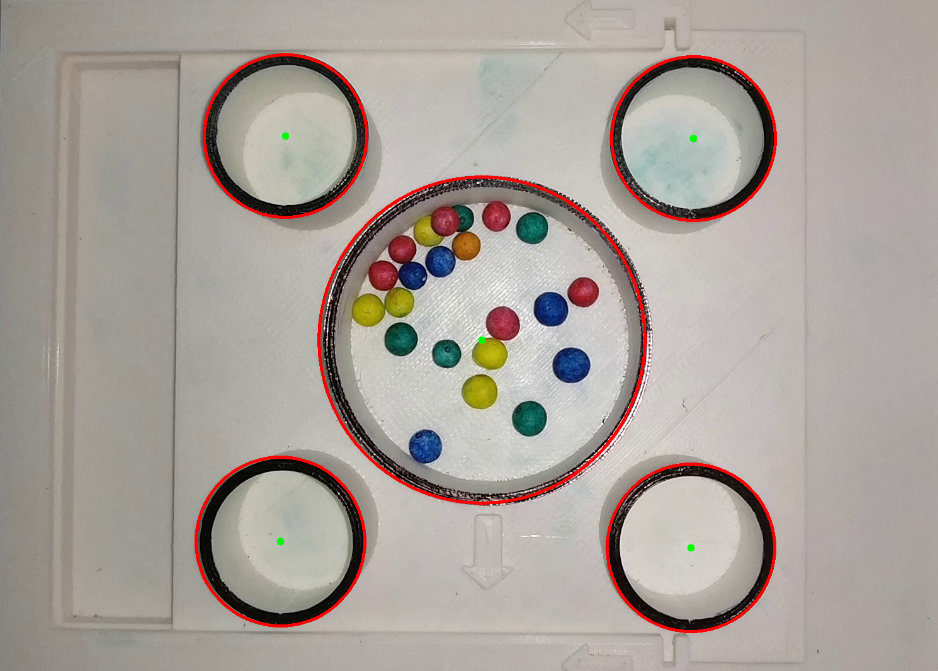
#> input picture images/hough_1.png, 938 x 671 px, given in place of sorting_1.mp4, which was not available
$ python object_tracking_stable_3.py
#> lines starting #> are read from the running program, lines starting #| are printed output that depends on the picture; pictures that were not available may be replaced by others from this repository, and a replacement may not be noted
### pockets.py
import numpy as np


class Pocket(object):
    def __init__(self, name, center, radius):
        self.name = name
        self.center = center
        self.radius = radius
        pass

### object_tracking_stable_3.py
import cv2.cv2 as cv
import numpy as np
import pockets as P
from kalmanfilter import KalmanFilter


def create_pocs():
    cam = cv.VideoCapture("sorting_1.mp4")

    ret, frame = cam.read()
#> frame is the input picture: shape (671, 938, 3); mean B, G, R 154.8, 160.8, 169.4

    Frame_width = frame.shape[1]
#> Frame_width = 938
    Frame_height = frame.shape[0]
#> Frame_height = 671
    cimg = cv.cvtColor(frame, cv.COLOR_BGR2GRAY)
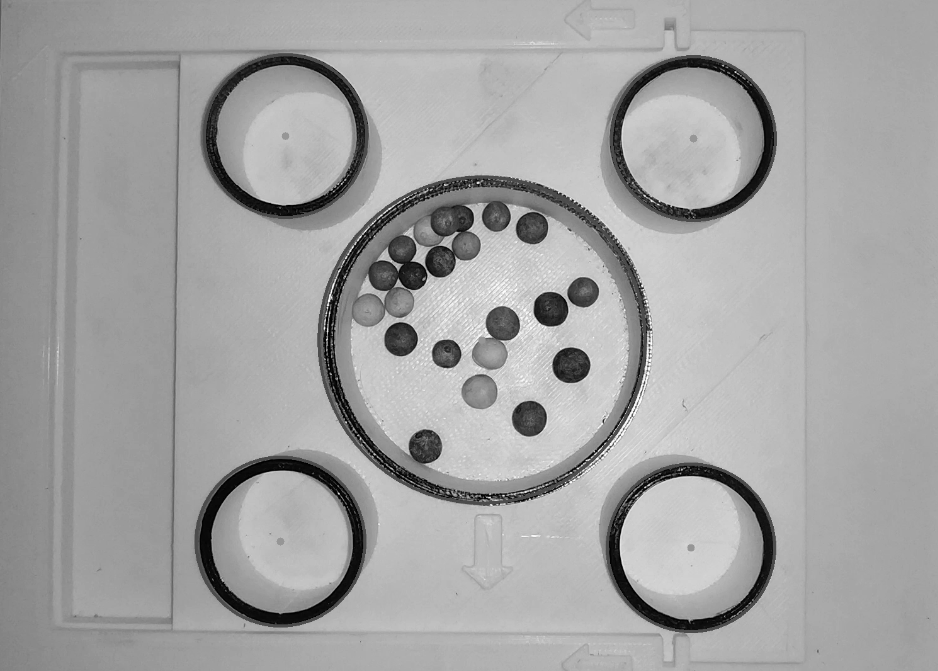
#> cimg: shape (671, 938); min 0, max 254, mean 162.7
    img_blur = cv.medianBlur(cimg, 11)
    circles = cv.HoughCircles(img_blur, cv.HOUGH_GRADIENT, 1, 200, param1=50, param2=30, minRadius=100, maxRadius=300)
#> circles = [[482.5, 340.5, 165.3], [224.5, 456.5, 172.7], [273.5, 177.5, 114.6], [712.5, 164.5, 112.6], [666.5, 572.5, 119]]
    detected_circles = np.around(circles)
#> detected_circles = [[482, 340, 165], [224, 456, 173], [274, 178, 115], [712, 164, 113], [666, 572, 119]]
    d_c = np.array(detected_circles[0].astype(int))
#> d_c has the same summary as detected_circles


    if len(d_c) > 5:
        raise ValueError("Too many pockets detected")

    s_i = np.argmax(d_c[:, 2])
#> s_i = 1
    s_poc = P.Pocket("Source", (d_c[s_i, 0], d_c[s_i, 1]), d_c[s_i, 2])
#> in __init__, `self.center = center`: self.center = (224, 456)
#> in __init__, `self.radius = radius`: self.radius = 173
    for i in range(5):
        if i == s_i:
            continue
        elif d_c[i, 0] < s_poc.center[0] and d_c[i, 1] < s_poc.center[1]:
            g_poc = P.Pocket("Green", (d_c[i, 0], d_c[i, 1]), d_c[i, 2])
        elif d_c[i, 0] < s_poc.center[0] and d_c[i, 1] > s_poc.center[1]:
            r_poc = P.Pocket("Red", (d_c[i, 0], d_c[i, 1]), d_c[i, 2])
        elif d_c[i, 0] > s_poc.center[0] and d_c[i, 1] < s_poc.center[1]:
            y_poc = P.Pocket("Yellow", (d_c[i, 0], d_c[i, 1]), d_c[i, 2])
        else:
            b_poc = P.Pocket("Blue", (d_c[i, 0], d_c[i, 1]), d_c[i, 2])
#> this loop made 5 passes

    cam.release()

#> (the run stopped early here; a loop or call above may not have finished)

$ run again, on images/localised_obj.png
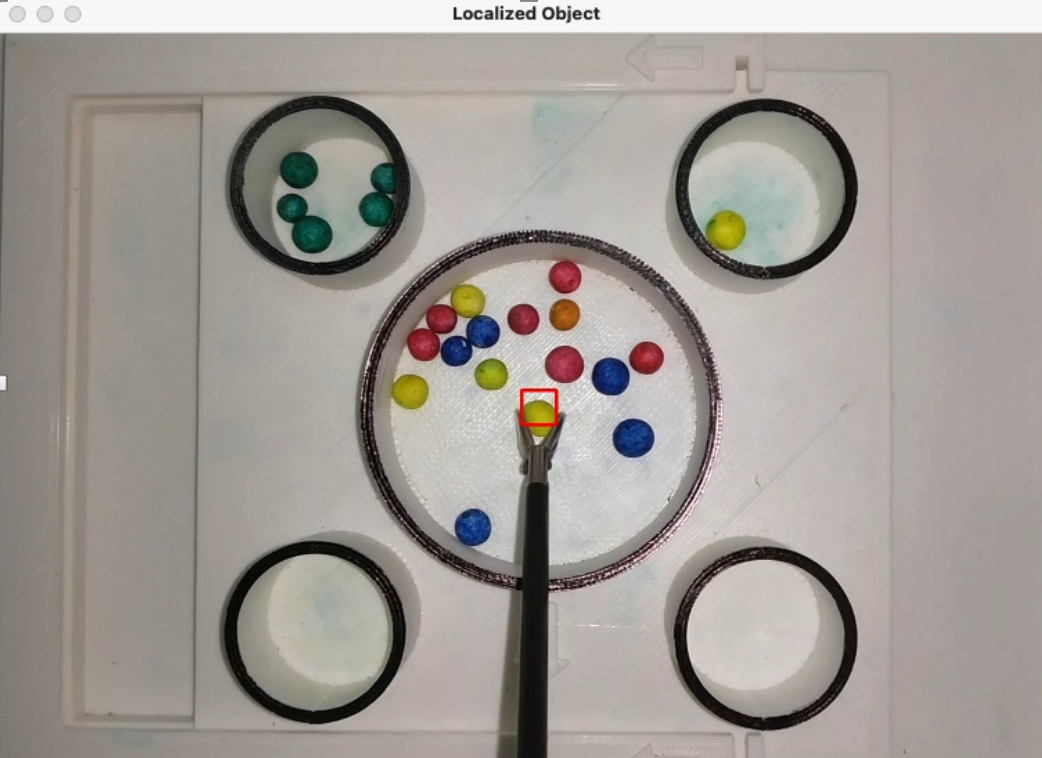
#> input picture images/localised_obj.png, 1042 x 758 px, given in place of sorting_1.mp4, which was not available
#> in create_pocs, frame is the input picture: shape (758, 1042, 3); mean B, G, R 150.3, 155.7, 161.2
#> in create_pocs, `cimg = cv.cvtColor(frame, cv.COLOR_BGR2GRAY)`:
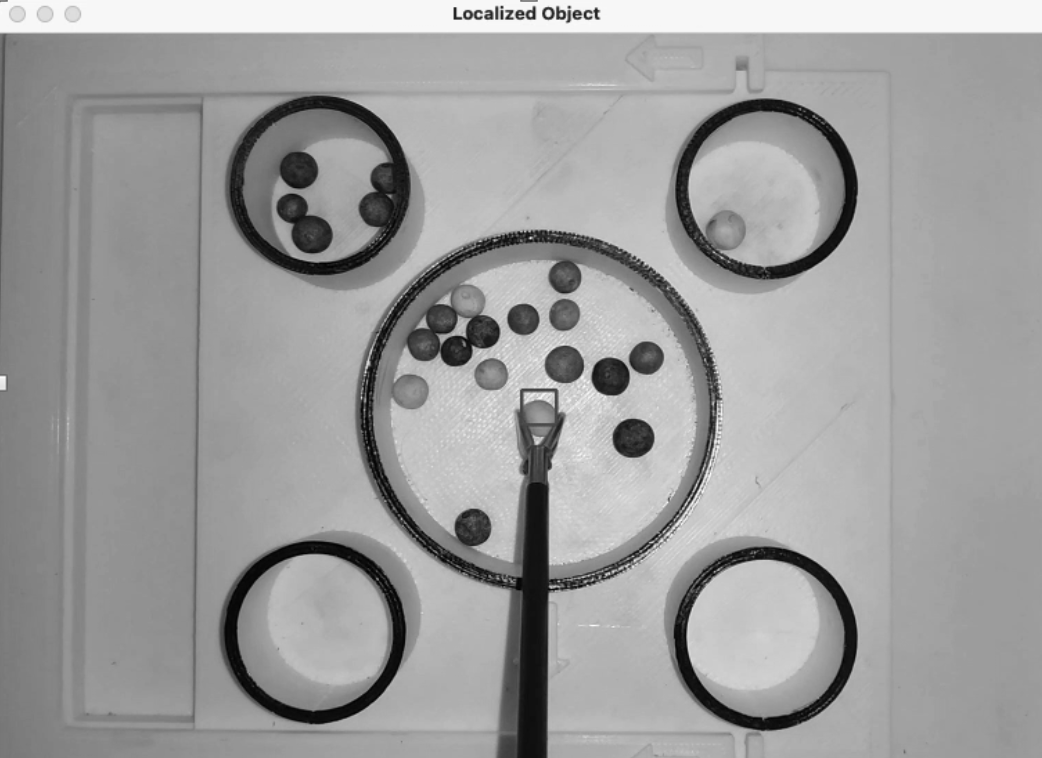
#> cimg: shape (758, 1042); min 0, max 252, mean 156.7
#> circles = [[535.5, 409.5, 180.4], [329.5, 191.5, 101.3], [320.5, 621.5, 101.6], [765.5, 627.5, 102.2], [766.5, 199.5, 101.2], [177.5, 325.5, 110.8]]
#> detected_circles = [[536, 410, 180], [330, 192, 101], [320, 622, 102], [766, 628, 102], [766, 200, 101], [178, 326, 111]]
#> d_c has the same summary as detected_circles
